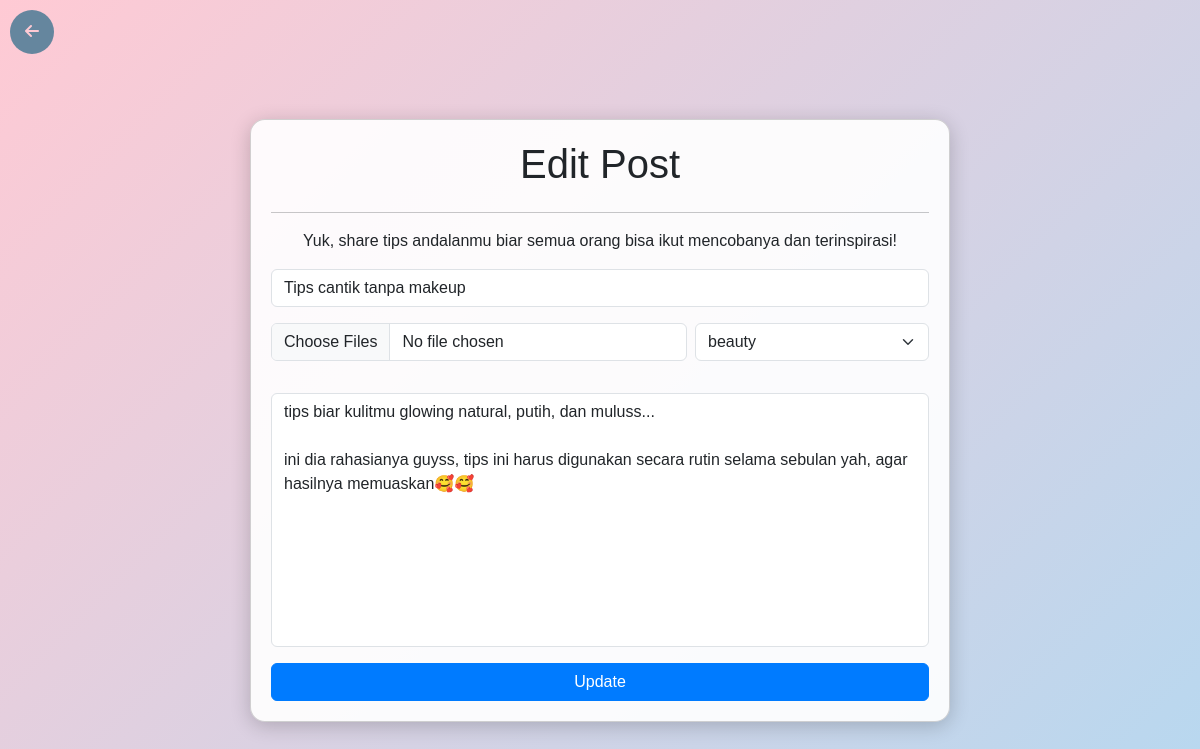
Page /comment/edit.php?post_id=42 on the committed database.
### tables this page shows
CREATE TABLE `post` (
  `post_id` int(11) NOT NULL,
  `title` varchar(100) NOT NULL,
  `content` text NOT NULL,
  `category_id` int(11) NOT NULL,
  `author_id` int(11) NOT NULL,
  `views` int(11) NOT NULL DEFAULT 0,
  `created_at` timestamp NOT NULL DEFAULT current_timestamp(),
  `comment_id` int(11) DEFAULT NULL
);

### comment/edit.php (the view, shortened to what this page needs)
<?php
include '../loginregis/koneksi.php';
$post_id = isset($_GET['post_id']) ? intval($_GET['post_id']) : 0;
$query = mysqli_query($konek, "SELECT * FROM post WHERE post_id = '$post_id'");
if ($query && mysqli_num_rows($query) > 0) {
    $post = mysqli_fetch_assoc($query);
} else {
    echo "<script>alert('Post tidak ditemukan!');window.location.href='../home.php';</script>";
    exit;
}
?>
<!DOCTYPE html>
<html lang="en">
<head>
    <link href="https://cdn.jsdelivr.net/npm/bootstrap@5.3.3/dist/css/bootstrap.min.css" rel="stylesheet">
    <link rel="stylesheet" href="https://cdn.jsdelivr.net/npm/bootstrap-icons@1.11.3/font/bootstrap-icons.min.css">
    <link rel="stylesheet" href="https://cdnjs.cloudflare.com/ajax/libs/font-awesome/6.4.2/css/all.min.css">
</head>
<body>
    <a href="../semuapost.php" class="btn-back"><i class="fa fa-arrow-left"></i></a>
    <main class="d-flex justify-content-center align-items-center">
        <div class="card d-grid col-lg-7 col-12">
            <h1 class="text-center">Edit Post</h1>
            <hr>
            <p class="text-center mb-3">Yuk, share tips andalanmu biar semua orang bisa ikut mencobanya dan terinspirasi!</p>
            <form method="POST" action="" enctype="multipart/form-data">
                <div class="d-grid col-auto gap-3">
                    <input type="text" name="title" placeholder="Title" required class="form-control"
                        value="<?php echo htmlspecialchars($post['title']); ?>">
                    <div class="d-flex col-auto gap-2">
                        <div class="flex-grow-1">
                            <input type="file" name="image[]" id="image" class="form-control" multiple onchange="displaySelectedFiles()">
                        </div>
                        <div class="flex-grow-1">
                            <select id="category" name="category" class="form-select" required>
                                <?php
                                $query = mysqli_query($konek, "SELECT category_id, category_name FROM category");
                                while ($category = mysqli_fetch_array($query)) {
                                    $selected = $post['category_id'] == $category['category_id'] ? 'selected' : '';
                                    echo "<option value='{$category['category_id']}' $selected>{$category['category_name']}</option>";
                                }
                                ?>
                            </select>
                        </div>
                    </div>
                    <textarea class="form-control" rows="10" name="pesan" placeholder="Pesan" required><?php echo htmlspecialchars($post['content']); ?></textarea>
                    <button type="submit" name="submit" class="btn btn-primary col-auto">Update</button>
                </div>
            </form>
        </div>
    </main>
</body>
</html>

### comment/edit.php (style rules this page uses)
body { background: linear-gradient(135deg, #FFCAD4, #b6d8f0); color: #333; overflow-x: hidden; font-family: 'Arial', sans-serif; }
main { margin-top: 20px; min-height: 100vh; }
.card { padding: 20px; border-radius: 15px; background-color: rgba(255, 255, 255, 0.9); box-shadow: 0 4px 20px rgba(0, 0, 0, 0.2); transition: transform 0.2s; }
.btn-primary { background-color: #007bff; border-color: #007bff; }
textarea { resize: none; background-color: #f8f9fa; color: #333; }
.btn-back { border: none; padding: 10px 15px; display: inline-block; border-radius: 50%; background-color: #65869e; color: #FFCAD4; position: absolute; top: 10px; left: 10px; }

### rows in the picture
post: title "Tips cantik tanpa makeup", pesan "tips biar kulitmu glowing natural, putih, dan muluss... ini dia rahasianya guyss, tips ini harus digunakan secara rutin selama sebulan yah, agar hasilnya memuaskan🥰🥰"

### other values in the picture
form field category "beauty"
